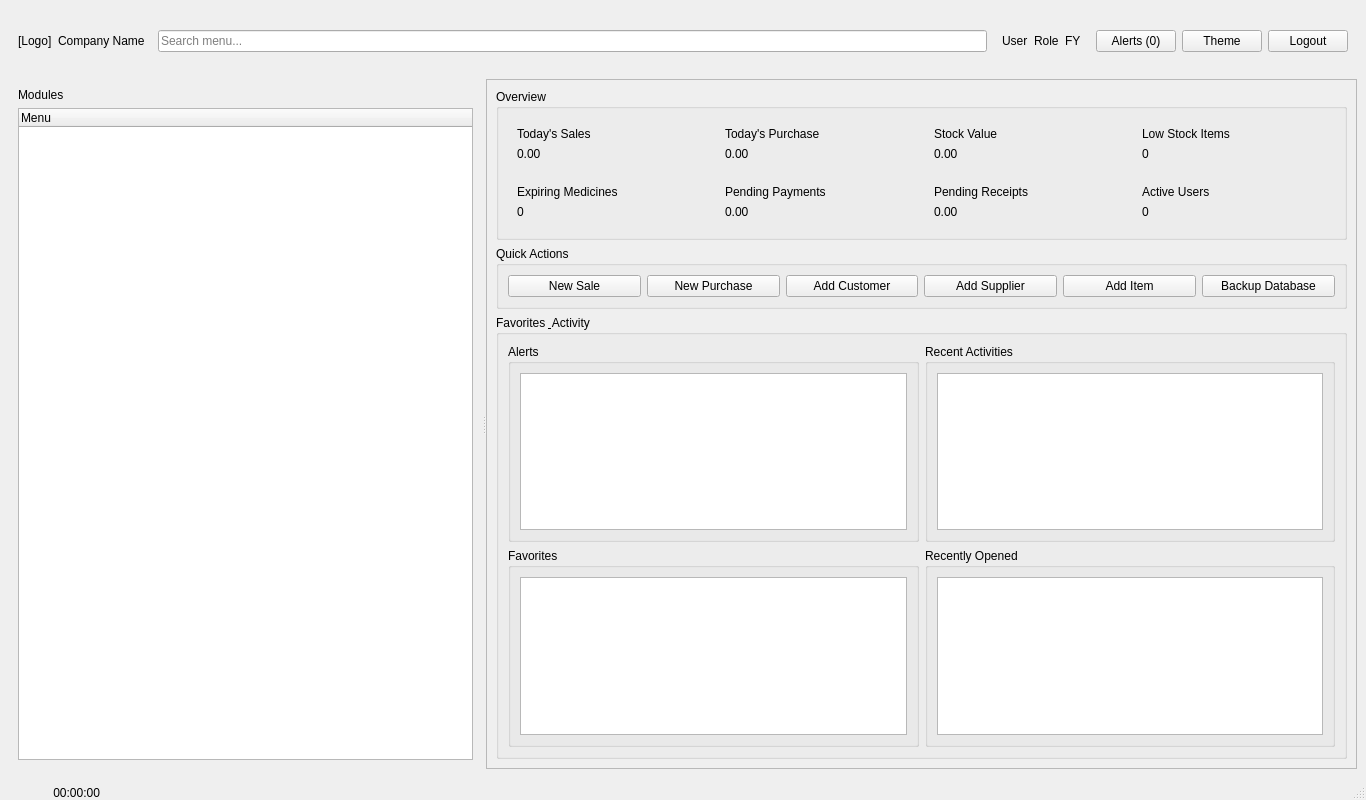
<?xml version="1.0" encoding="UTF-8"?>
<ui version="4.0">
 <class>MainWindow</class>
 <widget class="QMainWindow" name="MainWindow">
  <property name="geometry">
   <rect><x>0</x><y>0</y><width>1366</width><height>800</height></rect>
  </property>
  <property name="minimumSize">
   <size><width>1024</width><height>640</height></size>
  </property>
  <property name="windowTitle">
   <string>Medical ERP Dashboard</string>
  </property>

  <widget class="QWidget" name="centralwidget">
   <layout class="QVBoxLayout" name="mainVerticalLayout">

    <!-- ================= TOP HEADER / TOOLBAR ================= -->
    <item>
     <widget class="QFrame" name="frmTopHeader">
      <property name="maximumSize">
       <size><width>16777215</width><height>64</height></size>
      </property>
      <layout class="QHBoxLayout" name="topHeaderLayout">
       <item><widget class="QLabel" name="lblCompanyLogoSmall"><property name="text"><string>[Logo]</string></property></widget></item>
       <item><widget class="QLabel" name="lblCompanyNameHeader"><property name="text"><string>Company Name</string></property></widget></item>

       <item>
        <spacer name="topHeaderSpacerLeft">
         <property name="orientation"><enum>Qt::Horizontal</enum></property>
        </spacer>
       </item>

       <!-- Search bar — widened and given stretch priority so it grows
            with the window instead of staying a fixed narrow width -->
       <item>
        <widget class="QLineEdit" name="txtSearchMenu">
         <property name="placeholderText"><string>Search menu...</string></property>
         <property name="minimumWidth"><number>320</number></property>
         <property name="maximumHeight"><number>36</number></property>
         <property name="sizePolicy">
          <sizepolicy hsizetype="Expanding" vsizetype="Fixed">
           <horstretch>1</horstretch>
           <verstretch>0</verstretch>
          </sizepolicy>
         </property>
        </widget>
       </item>

       <!-- User + Role + Financial Year grouped together, explicitly
            horizontal, height-capped so it sits as a compact label row
            right next to Search — same position as before, not centered
            in a tall empty box -->
       <item>
        <widget class="QFrame" name="frmUserInfo">
         <property name="maximumSize">
          <size><width>16777215</width><height>40</height></size>
         </property>
         <layout class="QHBoxLayout" name="userInfoLayout">
          <property name="spacing"><number>6</number></property>
          <item><widget class="QLabel" name="lblLoggedInUser"><property name="text"><string>User</string></property></widget></item>
          <item><widget class="QLabel" name="lblUserRole"><property name="text"><string>Role</string></property></widget></item>
          <item><widget class="QLabel" name="lblCurrentFinancialYearHeader"><property name="text"><string>FY</string></property></widget></item>
         </layout>
        </widget>
       </item>

       <item><widget class="QPushButton" name="btnNotifications"><property name="text"><string>Alerts (0)</string></property></widget></item>
       <item><widget class="QPushButton" name="btnTheme"><property name="text"><string>Theme</string></property></widget></item>
       <item><widget class="QPushButton" name="btnLogout"><property name="text"><string>Logout</string></property></widget></item>
      </layout>
     </widget>
    </item>

    <!-- ================= BODY (Sidebar + Main) ================= -->
    <item>
     <widget class="QSplitter" name="bodySplitter">
      <property name="orientation"><enum>Qt::Horizontal</enum></property>

      <!-- LEFT SIDEBAR NAVIGATION -->
      <widget class="QFrame" name="frmSidebar">
       <layout class="QVBoxLayout" name="sidebarLayout">
        <item><widget class="QLabel" name="lblMenuTitle"><property name="text"><string>Modules</string></property></widget></item>
        <item><widget class="QTreeWidget" name="treeSidebarMenu">
          <column><property name="text"><string>Menu</string></property></column>
        </widget></item>
       </layout>
      </widget>

      <!-- MAIN DASHBOARD AREA -->
      <widget class="QScrollArea" name="scrollMainArea">
       <property name="widgetResizable"><bool>true</bool></property>
       <widget class="QWidget" name="scrollAreaContents">
        <layout class="QVBoxLayout" name="mainAreaLayout">

         <!-- KPI CARDS -->
         <item>
          <widget class="QGroupBox" name="grpKpiCards">
           <property name="title"><string>Overview</string></property>
           <layout class="QGridLayout" name="kpiGridLayout">
            <item row="0" column="0"><widget class="QFrame" name="cardTodaySales"><layout class="QVBoxLayout" name="cardTodaySalesLayout"><item><widget class="QLabel" name="lblTodaySalesTitle"><property name="text"><string>Today's Sales</string></property></widget></item><item><widget class="QLabel" name="lblTodaySalesValue"><property name="text"><string>0.00</string></property></widget></item></layout></widget></item>
            <item row="0" column="1"><widget class="QFrame" name="cardTodayPurchase"><layout class="QVBoxLayout" name="cardTodayPurchaseLayout"><item><widget class="QLabel" name="lblTodayPurchaseTitle"><property name="text"><string>Today's Purchase</string></property></widget></item><item><widget class="QLabel" name="lblTodayPurchaseValue"><property name="text"><string>0.00</string></property></widget></item></layout></widget></item>
            <item row="0" column="2"><widget class="QFrame" name="cardStockValue"><layout class="QVBoxLayout" name="cardStockValueLayout"><item><widget class="QLabel" name="lblStockValueTitle"><property name="text"><string>Stock Value</string></property></widget></item><item><widget class="QLabel" name="lblStockValueValue"><property name="text"><string>0.00</string></property></widget></item></layout></widget></item>
            <item row="0" column="3"><widget class="QFrame" name="cardLowStock"><layout class="QVBoxLayout" name="cardLowStockLayout"><item><widget class="QLabel" name="lblLowStockTitle"><property name="text"><string>Low Stock Items</string></property></widget></item><item><widget class="QLabel" name="lblLowStockValue"><property name="text"><string>0</string></property></widget></item></layout></widget></item>
            <item row="1" column="0"><widget class="QFrame" name="cardExpiring"><layout class="QVBoxLayout" name="cardExpiringLayout"><item><widget class="QLabel" name="lblExpiringTitle"><property name="text"><string>Expiring Medicines</string></property></widget></item><item><widget class="QLabel" name="lblExpiringValue"><property name="text"><string>0</string></property></widget></item></layout></widget></item>
            <item row="1" column="1"><widget class="QFrame" name="cardPendingPayments"><layout class="QVBoxLayout" name="cardPendingPaymentsLayout"><item><widget class="QLabel" name="lblPendingPaymentsTitle"><property name="text"><string>Pending Payments</string></property></widget></item><item><widget class="QLabel" name="lblPendingPaymentsValue"><property name="text"><string>0.00</string></property></widget></item></layout></widget></item>
            <item row="1" column="2"><widget class="QFrame" name="cardPendingReceipts"><layout class="QVBoxLayout" name="cardPendingReceiptsLayout"><item><widget class="QLabel" name="lblPendingReceiptsTitle"><property name="text"><string>Pending Receipts</string></property></widget></item><item><widget class="QLabel" name="lblPendingReceiptsValue"><property name="text"><string>0.00</string></property></widget></item></layout></widget></item>
            <item row="1" column="3"><widget class="QFrame" name="cardActiveUsers"><layout class="QVBoxLayout" name="cardActiveUsersLayout"><item><widget class="QLabel" name="lblActiveUsersTitle"><property name="text"><string>Active Users</string></property></widget></item><item><widget class="QLabel" name="lblActiveUsersValue"><property name="text"><string>0</string></property></widget></item></layout></widget></item>
           </layout>
          </widget>
         </item>

         <!-- QUICK ACTIONS -->
         <item>
          <widget class="QGroupBox" name="grpQuickActions">
           <property name="title"><string>Quick Actions</string></property>
           <layout class="QHBoxLayout" name="quickActionsLayout">
            <item><widget class="QPushButton" name="btnNewSale"><property name="text"><string>New Sale</string></property></widget></item>
            <item><widget class="QPushButton" name="btnNewPurchase"><property name="text"><string>New Purchase</string></property></widget></item>
            <item><widget class="QPushButton" name="btnAddCustomer"><property name="text"><string>Add Customer</string></property></widget></item>
            <item><widget class="QPushButton" name="btnAddSupplier"><property name="text"><string>Add Supplier</string></property></widget></item>
            <item><widget class="QPushButton" name="btnAddItem"><property name="text"><string>Add Item</string></property></widget></item>
            <item><widget class="QPushButton" name="btnBackupDatabase"><property name="text"><string>Backup Database</string></property></widget></item>
           </layout>
          </widget>
         </item>

         <!-- FAVORITES / RECENTLY OPENED / ALERTS / RECENT ACTIVITIES —
              all four together in one 2x2 area, per user request. Kept
              as 4 separate widgets: "Recently Opened" (navigation
              history — what screens the user opened) and "Recent
              Activities" (business activity feed — e.g. "Invoice #123
              created") are DIFFERENT things, so both stay. -->
         <item>
          <widget class="QGroupBox" name="grpActivityArea">
           <property name="title"><string>Favorites &amp; Activity</string></property>
           <layout class="QGridLayout" name="activityAreaGridLayout">
            <item row="0" column="0">
             <widget class="QGroupBox" name="grpAlerts">
              <property name="title"><string>Alerts</string></property>
              <layout class="QVBoxLayout" name="alertsLayout">
               <item><widget class="QListWidget" name="lstAlerts"/></item>
              </layout>
             </widget>
            </item>
            <item row="0" column="1">
             <widget class="QGroupBox" name="grpRecentActivity">
              <property name="title"><string>Recent Activities</string></property>
              <layout class="QVBoxLayout" name="recentActivityLayout">
               <item><widget class="QListWidget" name="lstRecentActivity"/></item>
              </layout>
             </widget>
            </item>
            <item row="1" column="0">
             <widget class="QGroupBox" name="grpFavorites">
              <property name="title"><string>Favorites</string></property>
              <layout class="QVBoxLayout" name="favoritesLayout">
               <item><widget class="QListWidget" name="lstFavorites"/></item>
              </layout>
             </widget>
            </item>
            <item row="1" column="1">
             <widget class="QGroupBox" name="grpRecentlyOpened">
              <property name="title"><string>Recently Opened</string></property>
              <layout class="QVBoxLayout" name="recentlyOpenedLayout">
               <item><widget class="QListWidget" name="lstRecentlyOpened"/></item>
              </layout>
             </widget>
            </item>
           </layout>
          </widget>
         </item>

        </layout>
       </widget>
      </widget>

     </widget>
    </item>

   </layout>
  </widget>

  <widget class="QStatusBar" name="statusbar">
   <widget class="QLabel" name="lblDashboardClock">
    <property name="minimumWidth"><number>260</number></property>
    <property name="alignment"><set>Qt::AlignRight|Qt::AlignVCenter</set></property>
    <property name="text"><string>00:00:00</string></property>
   </widget>
  </widget>
 </widget>
 <resources/>
 <connections/>
</ui>
